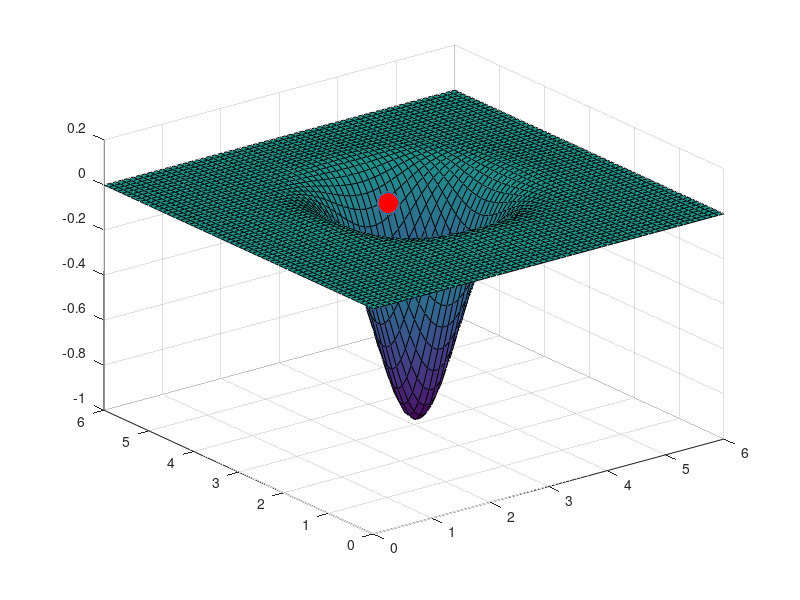

The MATLAB source for this figure:
function metodo_newton()
  alfa = 0.1;
  tol = 10e-3;
  x1 = x2 = (4.5/5)*(pi);
  results = do_method(x1, x2, tol, alfa);

  plot_graph(results);
endfunction

function results = do_method(x1, x2, tol, alfa)
  xZero = [x1; x2];
  xNew = nan;
  results = zeros(3, 1000);

  for i=1 : 1000
    xNew = xZero - alfa * inv(hessiana(xZero)) * get_gradient_vector_result(xZero(1, 1), xZero(2, 1));

    results(1:2, i) = xNew;
    if abs(functionOfX(xNew) - functionOfX(xZero)) <= tol
      results(3, i) = functionOfX(xNew);
      printf("Resultado encontrado em x1=%.16f, x2=%.16f e f(x1,x2)=%.16f  em %d iteracoes", xNew(1,1), xNew(2, 1), functionOfX(xNew), i);

      results = results(:, 1:i);
      return
    endif

    xZero = xNew;
  endfor

  printf("Resultado encontrado em x1=%.16f, x2=%.16f e f(x1,x2)=%.16f  em %d iteracoes", xNew(1,1), xNew(2, 1), functionOfX(xNew), 1000);
endfunction

function y = functionOfX(xValues)
  x1 = xValues(1,:);
  x2 = xValues(2,:);
  c = -((x1 - pi).^2 + (x2 - pi).^2);
  y = (-cos(x1)).*(cos(x2)).*exp(c);
endfunction

function y = functionOfXMesh(x1, x2)
  c = -((x1 - pi).^2 + (x2 - pi).^2);
  y = (-cos(x1)).*(cos(x2)).*exp(c);
endfunction

function response = get_gradient_vector_result(x1, x2)
  c = -((x1 - pi).^2 + (x2 - pi).^2);
  response = [
    exp(c).*cos(x2).*(sin(x1) + 2.*cos(x1).*(x1 - pi));
    (-exp(c)).*cos(x1).*((-sin(x2)) -2.*cos(x2).*(x2 - pi))
  ];
endfunction

function res = hessiana(xValues)
  x1 = xValues(1, 1);
  x2 = xValues(2, 1);
  c = -((x1 - pi).^2 + (x2 - pi).^2);

  a1 = -exp(c);
  b1 = cos(x1);
  c1 = (-sin(x2) - 2.*cos(x2).*(x2- pi));
  a2 = exp(c);
  b2 = cos(x2);
  c2 = (sin(x1) + 2.*cos(x1)*(x1 - pi));

  des = -cos(x2) + 2.*(x2-pi).*(sin(x2) - cos(x2));
  des2 = cos(x1) - (2.*sin(x1).*(x1-pi) + 2.*cos(x1));

  res = [
    -2.*exp(c).*(x1 - pi).*b2.*c2 + a2.*b2.*des2,                           (-2.*exp(c).*(x2 - pi)).*b2.*c2 + a2.*(-sin(x2))*c2;
    -2.*exp(c).*(x1 - pi) .* cos(x1) .* (-sin(x2) - 2.*cos(x2).*(x2-pi)),   b1.*(-2.*exp(c).*(x2 - pi).*c1 + a1.*des)
  ];

  a = 1;

endfunction

function plot_graph(results)
  x1Interval = 0 : 0.1 : 6;
  x2Interval = 0 : 0.1 : 6;
  [X Y] = meshgrid(x1Interval, x2Interval);
  zValues = functionOfXMesh(X, Y);

  surf(X, Y, zValues);
  hold on;

  for i=1 : length(results(1, :))
    x1 = results(1, 1);
    x2 = results(2, 1);
    z = results(3, 1);
    scatter3(x1, x2, z, 'SizeData', 240, 'MarkerFaceColor', 'r');
    hold on;

  endfor

endfunction
